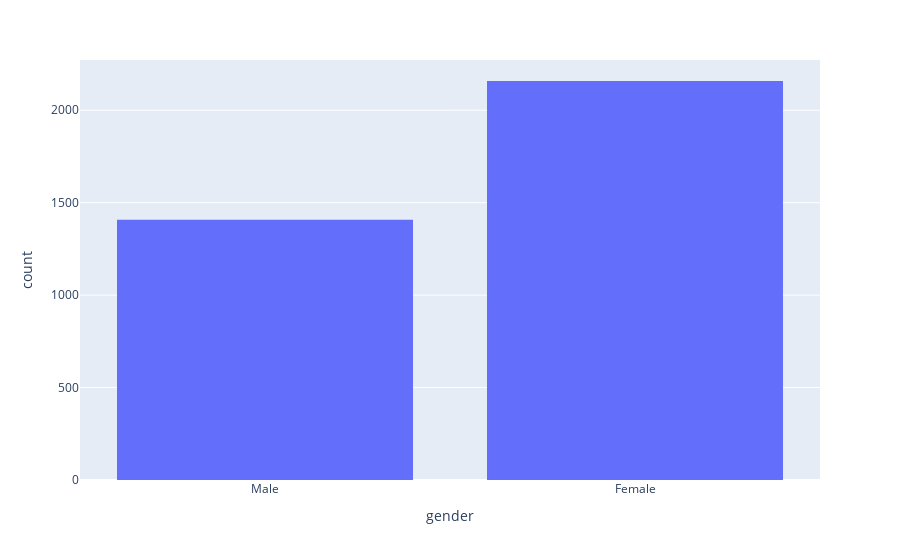
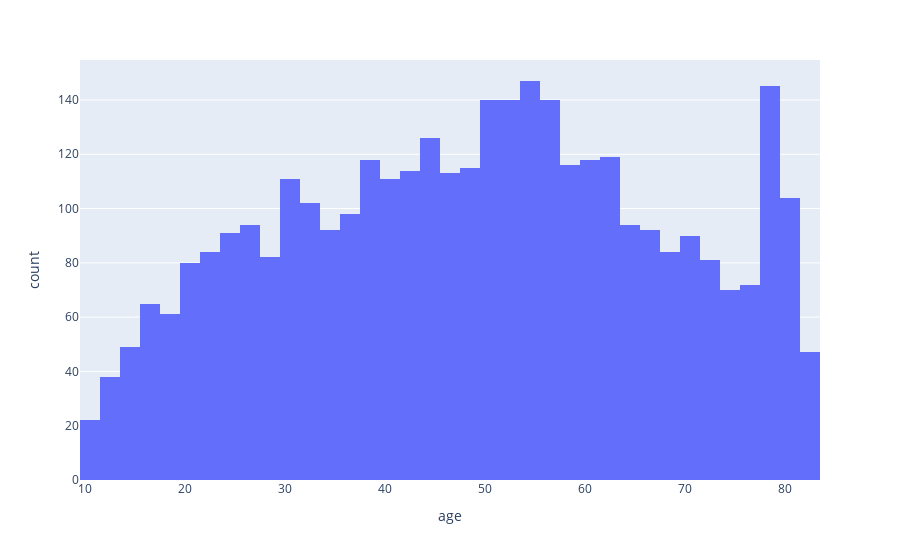
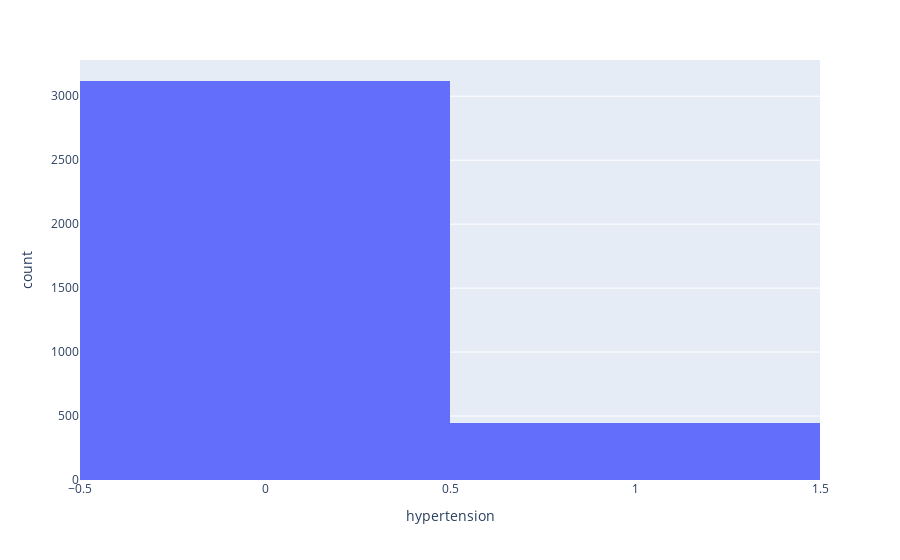
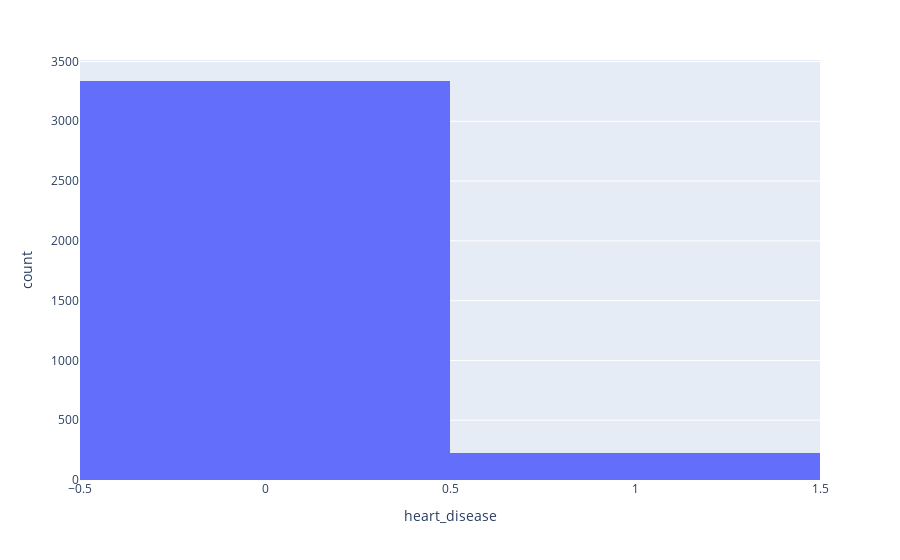

The notebook cell saved with these charts, in order:
### Code cell
# def create_histogram(column):
#     fig = px.histogram(stroke_df, x=column)
#     fig.show()

# TODO: add legends, change colors if possible
for column in stroke_df.columns:
    fig = px.histogram(stroke_df, x=column)
    fig.show()

### Figure 1 — Plotly figure (JSON) as saved in the notebook; plotly's stock layout.template omitted (floating-point values rounded to 4 significant figures; data arrays with more than 128 entries replaced by an {"elided": "..."} marker saying what was removed)
{"data": [{"alignmentgroup": "True", "bingroup": "x", "hovertemplate": "gender=%{x}<br>count=%{y}<extra></extra>", "legendgroup": "", "marker": {"color": "#636efa", "pattern": {"shape": ""}}, "name": "", "offsetgroup": "", "orientation": "v", "showlegend": false, "type": "histogram", "x": {"elided": "3565 str values"}, "xaxis": "x", "yaxis": "y"}], "layout": {"barmode": "relative", "legend": {"tracegroupgap": 0}, "margin": {"t": 60}, "xaxis": {"anchor": "y", "domain": [0, 1], "title": {"text": "gender"}}, "yaxis": {"anchor": "x", "domain": [0, 1], "title": {"text": "count"}}}}

### Figure 2 — Plotly figure (JSON) as saved in the notebook; plotly's stock layout.template omitted (floating-point values rounded to 4 significant figures; data arrays with more than 128 entries replaced by an {"elided": "..."} marker saying what was removed)
{"data": [{"alignmentgroup": "True", "bingroup": "x", "hovertemplate": "age=%{x}<br>count=%{y}<extra></extra>", "legendgroup": "", "marker": {"color": "#636efa", "pattern": {"shape": ""}}, "name": "", "offsetgroup": "", "orientation": "v", "showlegend": false, "type": "histogram", "x": {"elided": "3565 int values"}, "xaxis": "x", "yaxis": "y"}], "layout": {"barmode": "relative", "legend": {"tracegroupgap": 0}, "margin": {"t": 60}, "xaxis": {"anchor": "y", "domain": [0, 1], "title": {"text": "age"}}, "yaxis": {"anchor": "x", "domain": [0, 1], "title": {"text": "count"}}}}

### Figure 3 — Plotly figure (JSON) as saved in the notebook; plotly's stock layout.template omitted (floating-point values rounded to 4 significant figures; data arrays with more than 128 entries replaced by an {"elided": "..."} marker saying what was removed)
{"data": [{"alignmentgroup": "True", "bingroup": "x", "hovertemplate": "hypertension=%{x}<br>count=%{y}<extra></extra>", "legendgroup": "", "marker": {"color": "#636efa", "pattern": {"shape": ""}}, "name": "", "offsetgroup": "", "orientation": "v", "showlegend": false, "type": "histogram", "x": {"elided": "3565 int values"}, "xaxis": "x", "yaxis": "y"}], "layout": {"barmode": "relative", "legend": {"tracegroupgap": 0}, "margin": {"t": 60}, "xaxis": {"anchor": "y", "domain": [0, 1], "title": {"text": "hypertension"}}, "yaxis": {"anchor": "x", "domain": [0, 1], "title": {"text": "count"}}}}

### Figure 4 — Plotly figure (JSON) as saved in the notebook; plotly's stock layout.template omitted (floating-point values rounded to 4 significant figures; data arrays with more than 128 entries replaced by an {"elided": "..."} marker saying what was removed)
{"data": [{"alignmentgroup": "True", "bingroup": "x", "hovertemplate": "heart_disease=%{x}<br>count=%{y}<extra></extra>", "legendgroup": "", "marker": {"color": "#636efa", "pattern": {"shape": ""}}, "name": "", "offsetgroup": "", "orientation": "v", "showlegend": false, "type": "histogram", "x": {"elided": "3565 int values"}, "xaxis": "x", "yaxis": "y"}], "layout": {"barmode": "relative", "legend": {"tracegroupgap": 0}, "margin": {"t": 60}, "xaxis": {"anchor": "y", "domain": [0, 1], "title": {"text": "heart_disease"}}, "yaxis": {"anchor": "x", "domain": [0, 1], "title": {"text": "count"}}}}
